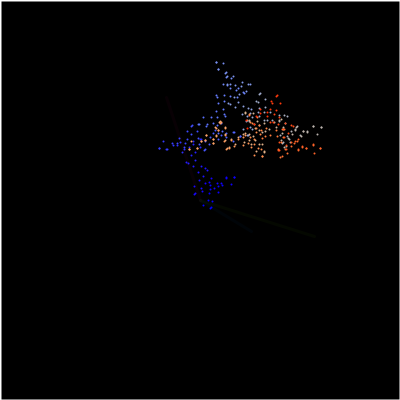
Frame 1 (no input)
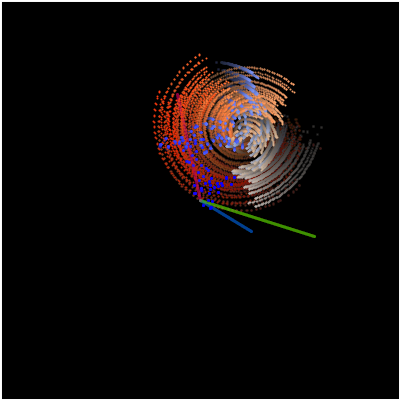
Frame 60 (the mouse pressed at the canvas centre just before this capture)
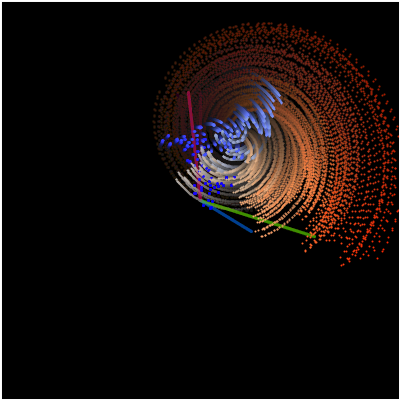
Frame 120 (the mouse held since frame 60 and released just before this capture)

The Processing sketch that drew these frames (run headless with seeded random() and noise(); from frame 60 on, the mouse is pressed at the canvas centre):

// Processing sketch: processing_67898
// ── processing_67898.pde

float x, y, seed=420, f, stepSize=8; // Each seed value gives a different fractal.
double df=0, ddf=TWO_PI/seed, dddf=0.000000005; // dddf controls how much the fractal changes with each frame.
int i=0;
int startTime=3600*hour()+60*minute()+second(); // How many seconds since midnight?
void setup() { // 'setup' is called just once, when the program is run.
  size(400, 400); // Tell Processing how big a window it should use.
  background(0);
}
void draw() { // 'draw' is called every time the program draws a frame.
  // We need to reset most of the variables every frame.
  x=width/2;
  y=height/2;
  f=0;
  df=0;
  ddf=TWO_PI*(startTime+millis()/1000.0)/86400.0; // Seconds since midnight, to the nearest millisecond.
  
  // 
  strokeWeight (3);
  stroke (255, 0, 128, 8);
  line (x, y, x+108*sin(second()*TWO_PI/60.0), y-108*cos(second()*TWO_PI/60.0));
  stroke (128,255, 0, 8);
  line (x, y, x+120*sin(minute()*TWO_PI/60.0+second()*TWO_PI/3600.0), y-120*cos(minute()*TWO_PI/60.0+second()*TWO_PI/3600.0));
  stroke (0, 128, 255, 8);
  line (x, y, x+60*sin(hour()*TWO_PI/12.0+minute()*TWO_PI/3600.0), y-60*cos(hour()*TWO_PI/12.0+minute()*TWO_PI/3600.0));
  strokeWeight(2);
  /*
  ellipseMode (CENTER);
  fill (255, 0, 0);
  ellipse (x+108*sin(second()*TWO_PI/60.0), y-108*cos(second()*TWO_PI/60.0), 8, 8);
  fill (0,255, 0);
  ellipse (x+120*sin(minute()*TWO_PI/60.0+second()*TWO_PI/3600.0), y-120*cos(minute()*TWO_PI/60.0+second()*TWO_PI/3600.0), 12, 12);
  fill (0, 0, 255);
  ellipse (x+60*sin(hour()*TWO_PI/12.0+minute()*TWO_PI/3600.0), y-60*cos(hour()*TWO_PI/12.0+minute()*TWO_PI/3600.0), 16, 16);
  println(hour()+":"+minute()+":"+second());
  println(sin(hour()*TWO_PI/12.0));
  println(cos(hour()*TWO_PI/12.0));
  */
  //background(255); // This fills in the frame with a white background.
  fill(0,6);
  stroke(255);
  rect(0,0,width,height);
  for (i=0; i<360; i+=1) { // Repeat the next block 9000 times.
    stroke (i, 180-(sq(i-200)/180), 360-i);
    f+=df;
    df+=ddf;
    x+=stepSize*cos(f);
    y+=stepSize*sin(f);
    point(x, y);
  }
  //ddf+=dddf; // So ddf changes every frame, causing animation to happen.
}
